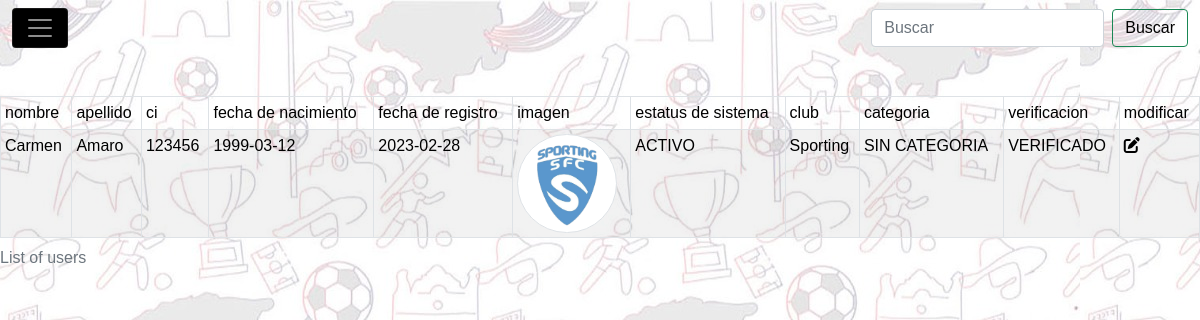
Page /buscar_oficial_club.php on the earlier database version.
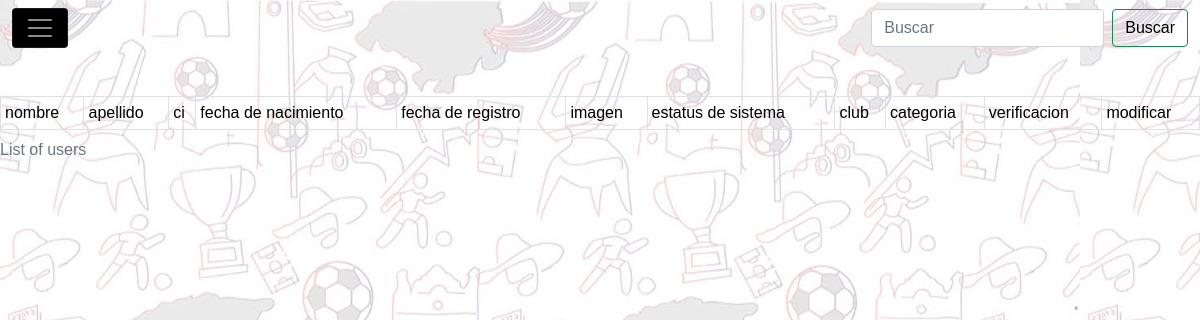
Same page on the later database version.
### tables this page shows
CREATE TABLE `usuario` (
  `id_usuario` int(11) NOT NULL,
  `nombre_usuario` varchar(60) NOT NULL,
  `segundoN` varchar(60) NOT NULL,
  `apellido` varchar(60) NOT NULL,
  `segundoA` varchar(60) NOT NULL,
  `ci` int(8) NOT NULL,
  `fecha_nac_us` date NOT NULL,
  `fecha_registro_us` date NOT NULL,
  `imagen_us` varchar(300) NOT NULL,
  `tipo_imagen` varchar(60) NOT NULL,
  `tipo_imagen_dt` varchar(30) NOT NULL,
  `image_dt` varchar(300) NOT NULL,
  `usuario` varchar(60) NOT NULL,
  `clave` varchar(33) NOT NULL,
  `id_t_usuario` int(11) NOT NULL,
  `id_status_sistema` int(11) NOT NULL,
  `id_club` int(11) NOT NULL,
  `id_categoria` int(11) NOT NULL,
  `id_status_verificacion` int(11) NOT NULL,
  `id_carnet_jug` int(11) NOT NULL
);

CREATE TABLE `status_sistema` (
  `id_status_sistema` int(11) NOT NULL,
  `nombre_status_sistema` varchar(30) NOT NULL
);

CREATE TABLE `club` (
  `id_club` int(11) NOT NULL,
  `nombre_club` varchar(60) NOT NULL,
  `fecha_fund` date NOT NULL,
  `fecha_reg` datetime NOT NULL,
  `id_status_sistema` int(11) NOT NULL,
  `tipo_acta` varchar(60) NOT NULL,
  `img_acta` varchar(300) NOT NULL,
  `tipo_logo` varchar(60) NOT NULL,
  `img_logo` varchar(300) NOT NULL,
  `id_status_club` int(11) NOT NULL
);

CREATE TABLE `categoria` (
  `id_categoria` int(11) NOT NULL,
  `nombre_categoria` varchar(60) NOT NULL,
  `edad_max` int(2) NOT NULL,
  `id_status_sistema` int(11) NOT NULL
);

CREATE TABLE `status_verificacion` (
  `id_status_verificacion` int(11) NOT NULL,
  `nombre_verificacion` varchar(20) NOT NULL
);

### buscar_oficial_club.php (the view, shortened to what this page needs)
<!DOCTYPE html>
<html lang="es">
<head>
	<link rel="stylesheet" href="./css/bootstrap.css">
	<link rel="stylesheet" type="text/css" href="./css/estilos.css">
	<link rel="stylesheet" href="./js/bootstrap.js">
	<link rel="stylesheet" href="./css/normalize.css">
</head>
<body>
	<div class="content">
		<header>
			<nav class="navbar navbar-dark  fixed-top">
				<div class="container-fluid">
					<button class="navbar-toggler" type="button" data-bs-toggle="offcanvas" data-bs-target="#offcanvasDarkNavbar" aria-controls="offcanvasDarkNavbar">
						<span class="navbar-toggler-icon"></span>
					</button>
					<form class="d-flex">
						<input class="form-control me-2 light-table-filter" data-table="table_id" type="text" placeholder="Buscar" name="enviar">
						<button id="buscar" class="btn btn-outline-success" name="buscar" tpe="buttom" >Buscar</button>
					</form>
				</div>
			</div>
	<main class="main">
		<br>
		<br>
		<br>
		<br>
		<div class="table-responsive table-responsive-sm table-responsive-md table-responsive-lg table-responsive-xl table_jug">
			<table class="table table-borderless table-striped table-bordered table-borderless table-hover table_id table-sm"  action="modificar_jugador.php" method="POST">
				<caption>List of users</caption>
				<thead class="thead-dark|thead-light">
					<tr>
						<th scope="col">nombre</th>
						<th scope="col">apellido</th>
						<th scope="col">ci</th>
						<th scope="col">fecha de nacimiento</th>
						<th scope="col">fecha de registro</th>
						<th scope="col">imagen</th>
						<th scope="col">estatus de sistema</th>
						<th scope="col">club</th>
						<th scope="col">categoria</th>
						<th scope="col">verificacion</th>
						<th scope="col">modificar</th>
					</tr>
				</thead>
				<tbody>
					<?php
					include './modelo/conexion.php';
					$sql = "SELECT
					`usuario`.`id_usuario`,
					`usuario`.`nombre_usuario`,
					`usuario`.`segundoN`,
					`usuario`.`apellido`,
					`usuario`.`segundoA`,
					`usuario`.`ci`,
					`club`.`nombre_club`,
					`categoria`.`nombre_categoria`,
					`status_sistema`.`nombre_status_sistema`,
					`status_verificacion`.`nombre_verificacion`,
					`usuario`.`fecha_nac_us`,
					`usuario`.`fecha_registro_us`,
					`usuario`.`imagen_us`
				FROM
					`usuario`,
					`club`,
					`categoria`,
					`status_sistema`,
					`status_verificacion`
				WHERE
					(
						(
							`usuario`.`id_t_usuario` = 6
							/*AND `usuario`.`id_status_sistema` = 1 */
							/* AND `usuario`.`id_categoria` = 5 */
							/*	AND `usuario`.`id_status_sistema`= 1 */
							/*AND `usuario`.`id_status_verificacion`= 2*/
						) AND(`usuario`.`id_club` = `club`.`id_club`) AND(
							`usuario`.`id_categoria` = `categoria`.`id_categoria`
						) AND(
							`usuario`.`id_status_sistema` = `status_sistema`.`id_status_sistema`
						) AND(
							`usuario`.`id_status_verificacion` = `status_verificacion`.`id_status_verificacion`
						)
					)";
					$res = mysqli_query($conn, $sql);
					while ($row = mysqli_fetch_assoc($res)) {
						?>
						<tr>
							<td><?php echo $row['nombre_usuario']; ?></td>
							<td scope="col"><?php echo $row['apellido']; ?></td>
							<td scope="col"><?php echo $row['ci']; ?></td>
							<td scope="col"><?php echo $row['fecha_nac_us']; ?></td>
							<td scope="col"><?php echo $row['fecha_registro_us']; ?></td>
							<td>
								<img class="img_buscar img-thumbnail" width="100" height="100" src="<?php echo $row['imagen_us'] ?>">
							</td>
							<td scope="col"><?php echo $row['nombre_status_sistema']; ?></td>
							<td scope="col"><?php echo $row['nombre_club']; ?></td>
							<td scope="col"><?php echo $row['nombre_categoria']; ?></td>
							<td scope="col"><?php echo $row['nombre_verificacion']; ?></td>
							<td><a href="./modificar_oficial_club.php?id_user=<?php echo $row['id_usuario']; ?>" name="seleccionar"><i class="fa-solid fa-pen-to-square"></i></a></td>
						</tr>
						<?php
					}
					?>
				</tbody>
			</table>
		</div>
	</main>
</body>
</html>

### css/estilos.css (style rules this page uses)
* { font-family: 'Nunito', sans-serif; font-weight: 100; }
body { background-image: url(../img/foto-sis/fondo.jpg); height: 100vh; background-attachment: fixed; }
.navbar-toggler { background: #000; }
.conocenos-body, .btn { color: #000; }
.img_buscar { border-radius: 50px; }

Differences in the rows shown:
removed usuario: nombre_usuario "Carmen", apellido "Amaro", ci "123456", fecha_nac_us "1999-03-12", fecha_registro_us "2023-02-28", imagen_us (picture), id_status_sistema.nombre_status_sistema "ACTIVO", id_club.nombre_club "Sporting", id_categoria.nombre_categoria "SIN CATEGORIA", id_status_verificacion.nombre_verificacion "VERIFICADO"
